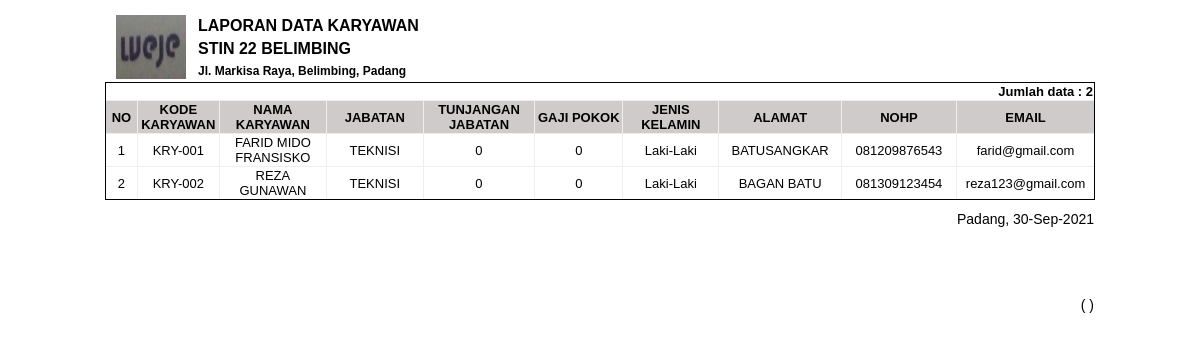
/index.php/laporan/lap_karyawan, run on the app's committed database.
### tables this page shows
CREATE TABLE `karyawan` (
  `kodekaryawan` char(7) NOT NULL,
  `namakaryawan` varchar(50) DEFAULT NULL,
  `kd_jabatan` char(7) DEFAULT NULL,
  `jeniskelamin` varchar(20) DEFAULT NULL,
  `alamat` char(50) DEFAULT NULL,
  `nohp` char(20) DEFAULT NULL,
  `email` varchar(50) DEFAULT NULL,
  `jumlahpemasangan` int(11) DEFAULT NULL,
  PRIMARY KEY (`kodekaryawan`),
  KEY `kd_jabatan` (`kd_jabatan`),
  CONSTRAINT `karyawan_ibfk_1` FOREIGN KEY (`kd_jabatan`) REFERENCES `jabatan` (`kodejabatan`) ON UPDATE CASCADE
);

CREATE TABLE `jabatan` (
  `kodejabatan` char(7) NOT NULL,
  `namajabatan` varchar(100) DEFAULT NULL,
  `gajipokok` double DEFAULT NULL,
  `tunjanganjabatan` double DEFAULT NULL,
  PRIMARY KEY (`kodejabatan`)
);

### application/controllers/laporan.php (called while the page is built, shortened)
<?php defined('BASEPATH') or exit('No direct script acces allowed');
class Laporan extends CI_Controller {
public function __construct() {
        $this->load->library(array('form_validation', 'session'));
        $this->load->model('Modellaporan');
}
function lap_karyawan()	{
		$data['title']='Laporan karyawan';
		$data['data']=$this->Modellaporan->lap_karyawan();
		$this->load->view('laporan/laporan_karyawan',$data);
}
}

### index.php (called while the page is built, shortened)
<?php
require_once BASEPATH.'core/CodeIgniter.php';

### application/models/Modellaporan.php (called while the page is built, shortened)
<?php
class Modellaporan extends CI_Model {
		function lap_karyawan()
		{
			$hs1=$this->db->query("SELECT kodekaryawan,namakaryawan,namajabatan,tunjanganjabatan,gajipokok,
			jeniskelamin,alamat,nohp,email FROM karyawan JOIN jabatan ON kodejabatan=kd_jabatan ORDER BY kodekaryawan");
			return $hs1;
		}
}
?>

### application/views/laporan/laporan_karyawan.php (the view, shortened to what this page needs)
<html lang="en" moznomarginboxes mozdisallowselectionprint>
<head>
    <link rel="stylesheet" href="<?php echo base_url('css/laporan.css')?>"/>
</head>
<body onload="window.print()">
<div id="laporan">
<table border="0" align="center" style="width:990px;margin-top:5px;border:none;margin-bottom:0px;font-weight: bold;font-size: 16px">
<tr><td rowspan="3" align="center" style="width: 90px"><img src="<?php echo base_url().'images/IMG_20181115_084856.jpg'?>" height="64" width="70"></td>
    <td>LAPORAN DATA KARYAWAN</td>
</tr>
<tr>
    <td >STIN 22 BELIMBING</td>
</tr>
<tr>
    <td style="font-size: 12px;font-weight: italic;">Jl. Markisa Raya, Belimbing, Padang</td>
</tr>
</table>
<table border="0" align="center" style="width:900px;border:none;">
    <tr><th style="text-align:left"></th></tr>
</table>
<table border="1" align="center" style="width:990px;margin-bottom:10px;font-size: 13px">
<thead>
<?php
    $b=$data->num_rows();
?>
<tr>
<th colspan="10" style="text-align:right;" >Jumlah data : <?php echo $b?></th>
</tr>
    <tr style="background-color: #d0cbcb; vertical-align: middle;height: 30px" >
        <th style="width: 50px;" align="center">NO</th>
        <th style="width: 90px" >KODE KARYAWAN</th>
        <th style="width: 170px">NAMA KARYAWAN</th>
        <th style="width: 170px">JABATAN</th>
		<th style="width: 170px">TUNJANGAN JABATAN</th>
		<th style="width: 170px">GAJI POKOK</th>
        <th style="width: 170px">JENIS KELAMIN</th>
		<th style="width: 170px">ALAMAT</th>
        <th style="width: 170px">NOHP</th>
		<th style="width: 170px">EMAIL</th>
    </tr>
</thead>
<tbody>
    <?php $no=0;foreach ($data->result_array() as $i) { $no++;?>
    <tr align="center">
        <td style="text-align: center;"><?php echo $no;?></td>
        <td style="text-align: center;"><?php echo $i['kodekaryawan'] ?></td>
        <td><?php echo $i['namakaryawan'] ?></td>
        <td><?php echo $i['namajabatan'] ?></td>
		<td><?php echo $i['tunjanganjabatan'] ?></td>
        <td><?php echo $i['gajipokok'] ?></td>
		<td><?php echo $i['jeniskelamin'] ?></td>
        <td><?php echo $i['alamat'] ?></td>
        <td style="text-align: center;"><?php echo $i['nohp'] ?></td>
		<td><?php echo $i['email'] ?></td>
    </tr>
    <?php }?>
</tbody>
</table>
<table align="center" style="width:990px; border:none;margin-top:5px;margin-bottom:20px;font-size: 14px">
    <tr>
        <td align="right">Padang, <?php echo date('d-M-Y')?></td>
    </tr>
    <tr>
        <td align="right"></td>
    </tr>
    <tr>
    <td><br/><br/><br/><br/></td>
    </tr>
    <tr>
        <td align="right">( <?php echo $this->session->userdata('user');?> )</td>
    </tr>
    <tr>
        <td align="center"></td>
    </tr>
</table>
<table align="center" style="width:800px; border:none;margin-top:5px;margin-bottom:20px;">
    <tr>
        <th><br/><br/></th>
    </tr>
</table>
</div>
</body>
</html>

### css/laporan.css (style rules this page uses)
body { font-family: arial,sans-serif; font-size:18px; margin:3px; }
#laporan { color:black; padding:6px 2px; }
#laporan table { border-collapse:collapse; border: 1px solid; font-size:11px; }
#laporan table th { background:F1E7E8; font-weight:bold; vertical-align:middle; }
#laporan table td { background:c8bfbf; }

### data on the page
karyawan: kodekaryawan "KRY-001", namakaryawan "FARID MIDO FRANSISKO", kd_jabatan.namajabatan "TEKNISI", kd_jabatan.tunjanganjabatan "0", kd_jabatan.gajipokok "0", jeniskelamin "Laki-Laki", alamat "BATUSANGKAR", nohp "081209876543", email "farid@gmail.com"
karyawan: kodekaryawan "KRY-002", namakaryawan "REZA GUNAWAN", kd_jabatan.namajabatan "TEKNISI", kd_jabatan.tunjanganjabatan "0", kd_jabatan.gajipokok "0", jeniskelamin "Laki-Laki", alamat "BAGAN BATU", nohp "081309123454", email "reza123@gmail.com"

### other printed values
$b "2"
